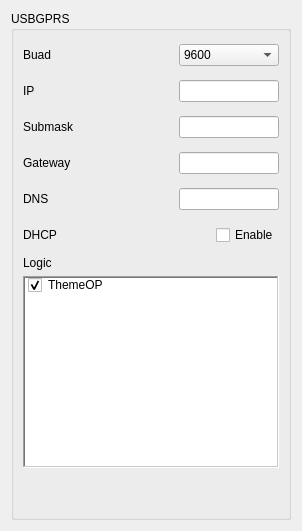
     <widget class="QWidget" name="page_UGPRS">
      <layout class="QVBoxLayout" name="verticalLayout_25">
       <item>
        <widget class="QGroupBox" name="Network_UGPRS">
         <property name="font">
          <font>
           <weight>50</weight>
           <bold>false</bold>
          </font>
         </property>
         <property name="title">
          <string>USBGPRS</string>
         </property>
         <property name="flat">
          <bool>true</bool>
         </property>
         <property name="checkable">
          <bool>false</bool>
         </property>
         <layout class="QVBoxLayout" name="verticalLayout_24">
          <item>
           <layout class="QHBoxLayout" name="horizontalLayout_48">
            <item>
             <widget class="QLabel" name="label_7">
              <property name="minimumSize">
               <size>
                <width>0</width>
                <height>30</height>
               </size>
              </property>
              <property name="text">
               <string>Buad   </string>
              </property>
             </widget>
            </item>
            <item>
             <spacer name="horizontalSpacer_15">
              <property name="orientation">
               <enum>Qt::Horizontal</enum>
              </property>
              <property name="sizeHint" stdset="0">
               <size>
                <width>40</width>
                <height>20</height>
               </size>
              </property>
             </spacer>
            </item>
            <item>
             <widget class="QComboBox" name="Network_UGPRS_Buad_Enum_Text">
              <property name="minimumSize">
               <size>
                <width>100</width>
                <height>0</height>
               </size>
              </property>
              <property name="maximumSize">
               <size>
                <width>100</width>
                <height>16777215</height>
               </size>
              </property>
              <item>
               <property name="text">
                <string>9600</string>
               </property>
               <property name="icon">
                <iconset resource="../IDE.qrc">
                 <normaloff>:/Menu/rc/Menu/eye.png</normaloff>:/Menu/rc/Menu/eye.png</iconset>
               </property>
              </item>
              <item>
               <property name="text">
                <string>38400</string>
               </property>
               <property name="icon">
                <iconset resource="../IDE.qrc">
                 <normaloff>:/Menu/rc/Menu/eye.png</normaloff>:/Menu/rc/Menu/eye.png</iconset>
               </property>
              </item>
              <item>
               <property name="text">
                <string>57600</string>
               </property>
               <property name="icon">
                <iconset resource="../IDE.qrc">
                 <normaloff>:/Menu/rc/Menu/eye.png</normaloff>:/Menu/rc/Menu/eye.png</iconset>
               </property>
              </item>
              <item>
               <property name="text">
                <string>115200</string>
               </property>
               <property name="icon">
                <iconset resource="../IDE.qrc">
                 <normaloff>:/Menu/rc/Menu/eye.png</normaloff>:/Menu/rc/Menu/eye.png</iconset>
               </property>
              </item>
              <item>
               <property name="text">
                <string>125000</string>
               </property>
               <property name="icon">
                <iconset resource="../IDE.qrc">
                 <normaloff>:/Menu/rc/Menu/eye.png</normaloff>:/Menu/rc/Menu/eye.png</iconset>
               </property>
              </item>
              <item>
               <property name="text">
                <string>256000</string>
               </property>
               <property name="icon">
                <iconset resource="../IDE.qrc">
                 <normaloff>:/Menu/rc/Menu/eye.png</normaloff>:/Menu/rc/Menu/eye.png</iconset>
               </property>
              </item>
             </widget>
            </item>
           </layout>
          </item>
          <item>
           <layout class="QHBoxLayout" name="horizontalLayout_47">
            <item>
             <widget class="QLabel" name="label_8">
              <property name="minimumSize">
               <size>
                <width>0</width>
                <height>30</height>
               </size>
              </property>
              <property name="text">
               <string>IP     </string>
              </property>
             </widget>
            </item>
            <item>
             <spacer name="horizontalSpacer_16">
              <property name="orientation">
               <enum>Qt::Horizontal</enum>
              </property>
              <property name="sizeHint" stdset="0">
               <size>
                <width>40</width>
                <height>20</height>
               </size>
              </property>
             </spacer>
            </item>
            <item>
             <widget class="QLineEdit" name="Network_UGPRS_IP_String_Text">
              <property name="minimumSize">
               <size>
                <width>100</width>
                <height>0</height>
               </size>
              </property>
              <property name="maximumSize">
               <size>
                <width>100</width>
                <height>16777215</height>
               </size>
              </property>
             </widget>
            </item>
           </layout>
          </item>
          <item>
           <layout class="QHBoxLayout" name="horizontalLayout_46">
            <item>
             <widget class="QLabel" name="label_12">
              <property name="minimumSize">
               <size>
                <width>0</width>
                <height>30</height>
               </size>
              </property>
              <property name="text">
               <string>Submask</string>
              </property>
             </widget>
            </item>
            <item>
             <spacer name="horizontalSpacer_17">
              <property name="orientation">
               <enum>Qt::Horizontal</enum>
              </property>
              <property name="sizeHint" stdset="0">
               <size>
                <width>40</width>
                <height>20</height>
               </size>
              </property>
             </spacer>
            </item>
            <item>
             <widget class="QLineEdit" name="Network_UGPRS_Submask_String_Text">
              <property name="minimumSize">
               <size>
                <width>100</width>
                <height>0</height>
               </size>
              </property>
              <property name="maximumSize">
               <size>
                <width>100</width>
                <height>16777215</height>
               </size>
              </property>
             </widget>
            </item>
           </layout>
          </item>
          <item>
           <layout class="QHBoxLayout" name="horizontalLayout_17">
            <item>
             <widget class="QLabel" name="label_13">
              <property name="minimumSize">
               <size>
                <width>0</width>
                <height>30</height>
               </size>
              </property>
              <property name="text">
               <string>Gateway</string>
              </property>
             </widget>
            </item>
            <item>
             <spacer name="horizontalSpacer_18">
              <property name="orientation">
               <enum>Qt::Horizontal</enum>
              </property>
              <property name="sizeHint" stdset="0">
               <size>
                <width>40</width>
                <height>20</height>
               </size>
              </property>
             </spacer>
            </item>
            <item>
             <widget class="QLineEdit" name="Network_UGPRS_Gateway_String_Text">
              <property name="minimumSize">
               <size>
                <width>100</width>
                <height>0</height>
               </size>
              </property>
              <property name="maximumSize">
               <size>
                <width>100</width>
                <height>16777215</height>
               </size>
              </property>
             </widget>
            </item>
           </layout>
          </item>
          <item>
           <layout class="QHBoxLayout" name="horizontalLayout_14">
            <item>
             <widget class="QLabel" name="label_14">
              <property name="minimumSize">
               <size>
                <width>0</width>
                <height>30</height>
               </size>
              </property>
              <property name="text">
               <string>DNS    </string>
              </property>
             </widget>
            </item>
            <item>
             <spacer name="horizontalSpacer_31">
              <property name="orientation">
               <enum>Qt::Horizontal</enum>
              </property>
              <property name="sizeHint" stdset="0">
               <size>
                <width>40</width>
                <height>20</height>
               </size>
              </property>
             </spacer>
            </item>
            <item>
             <widget class="QLineEdit" name="Network_UGPRS_DNS_String_Text">
              <property name="minimumSize">
               <size>
                <width>100</width>
                <height>0</height>
               </size>
              </property>
              <property name="maximumSize">
               <size>
                <width>100</width>
                <height>16777215</height>
               </size>
              </property>
             </widget>
            </item>
           </layout>
          </item>
          <item>
           <layout class="QHBoxLayout" name="horizontalLayout_18">
            <item>
             <widget class="QLabel" name="label_26">
              <property name="minimumSize">
               <size>
                <width>0</width>
                <height>30</height>
               </size>
              </property>
              <property name="text">
               <string>DHCP   </string>
              </property>
             </widget>
            </item>
            <item>
             <spacer name="horizontalSpacer_32">
              <property name="orientation">
               <enum>Qt::Horizontal</enum>
              </property>
              <property name="sizeHint" stdset="0">
               <size>
                <width>40</width>
                <height>20</height>
               </size>
              </property>
             </spacer>
            </item>
            <item>
             <widget class="QCheckBox" name="Network_UGPRS_DHCP_Bool_IsChecked">
              <property name="minimumSize">
               <size>
                <width>0</width>
                <height>0</height>
               </size>
              </property>
              <property name="text">
               <string>Enable</string>
              </property>
             </widget>
            </item>
           </layout>
          </item>
          <item>
           <widget class="QLabel" name="label_62">
            <property name="text">
             <string>Logic</string>
            </property>
           </widget>
          </item>
          <item>
           <widget class="UpSelecQListWidget" name="Network_UGPRS_Logic_Check_Item_5">
            <property name="frameShape">
             <enum>QFrame::WinPanel</enum>
            </property>
            <item>
             <property name="text">
              <string>ThemeOP</string>
             </property>
             <property name="checkState">
              <enum>Checked</enum>
             </property>
             <property name="icon">
              <iconset resource="../IDE.qrc">
               <normaloff>:/Menu/rc/Menu/chat.png</normaloff>:/Menu/rc/Menu/chat.png</iconset>
             </property>
            </item>
           </widget>
          </item>
          <item>
           <spacer name="verticalSpacer_2">
            <property name="orientation">
             <enum>Qt::Vertical</enum>
            </property>
            <property name="sizeHint" stdset="0">
             <size>
              <width>20</width>
              <height>40</height>
             </size>
            </property>
           </spacer>
          </item>
         </layout>
        </widget>
       </item>
      </layout>
     </widget>
